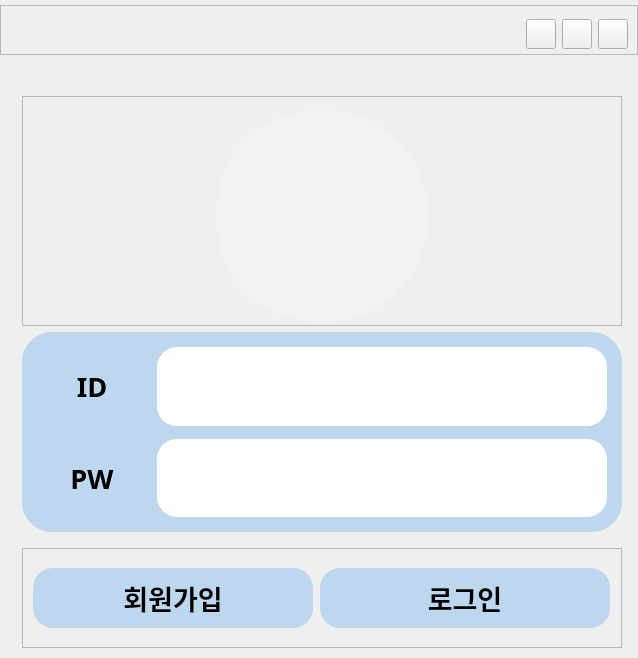
      <widget class="QWidget" name="first">
       <layout class="QGridLayout" name="gridLayout">
        <property name="leftMargin">
         <number>0</number>
        </property>
        <property name="topMargin">
         <number>0</number>
        </property>
        <property name="rightMargin">
         <number>0</number>
        </property>
        <property name="bottomMargin">
         <number>0</number>
        </property>
        <item row="8" column="2">
         <widget class="QFrame" name="button">
          <property name="sizePolicy">
           <sizepolicy hsizetype="Fixed" vsizetype="Fixed">
            <horstretch>0</horstretch>
            <verstretch>0</verstretch>
           </sizepolicy>
          </property>
          <property name="minimumSize">
           <size>
            <width>600</width>
            <height>100</height>
           </size>
          </property>
          <property name="frameShape">
           <enum>QFrame::StyledPanel</enum>
          </property>
          <property name="frameShadow">
           <enum>QFrame::Raised</enum>
          </property>
          <layout class="QHBoxLayout" name="horizontalLayout">
           <item>
            <widget class="QPushButton" name="join">
             <property name="sizePolicy">
              <sizepolicy hsizetype="Fixed" vsizetype="Fixed">
               <horstretch>0</horstretch>
               <verstretch>0</verstretch>
              </sizepolicy>
             </property>
             <property name="minimumSize">
              <size>
               <width>280</width>
               <height>60</height>
              </size>
             </property>
             <property name="maximumSize">
              <size>
               <width>230</width>
               <height>60</height>
              </size>
             </property>
             <property name="font">
              <font>
               <family>나눔고딕</family>
               <pointsize>20</pointsize>
               <weight>75</weight>
               <bold>true</bold>
              </font>
             </property>
             <property name="styleSheet">
              <string notr="true">QPushButton{
background-color: rgb(189, 215, 238);
border-radius: 20px;
}
QPushButton:hover{
background-color: rgb(0, 170, 255);
}
QPushButton:pressed{
background-color: rgb(168, 191, 211);
}</string>
             </property>
             <property name="text">
              <string>회원가입</string>
             </property>
            </widget>
           </item>
           <item>
            <widget class="QPushButton" name="signin">
             <property name="sizePolicy">
              <sizepolicy hsizetype="Fixed" vsizetype="Fixed">
               <horstretch>0</horstretch>
               <verstretch>0</verstretch>
              </sizepolicy>
             </property>
             <property name="minimumSize">
              <size>
               <width>290</width>
               <height>60</height>
              </size>
             </property>
             <property name="font">
              <font>
               <family>나눔고딕</family>
               <pointsize>20</pointsize>
               <weight>75</weight>
               <bold>true</bold>
              </font>
             </property>
             <property name="styleSheet">
              <string notr="true">QPushButton{
background-color: rgb(189, 215, 238);
border-radius: 20px;
}
QPushButton:hover{
background-color: rgb(0, 170, 255);
}
QPushButton:pressed{
background-color: rgb(168, 191, 211);
}</string>
             </property>
             <property name="text">
              <string>로그인</string>
             </property>
            </widget>
           </item>
          </layout>
         </widget>
        </item>
        <item row="2" column="2">
         <widget class="QFrame" name="profileFrame">
          <property name="sizePolicy">
           <sizepolicy hsizetype="Fixed" vsizetype="Fixed">
            <horstretch>0</horstretch>
            <verstretch>0</verstretch>
           </sizepolicy>
          </property>
          <property name="minimumSize">
           <size>
            <width>600</width>
            <height>200</height>
           </size>
          </property>
          <property name="frameShape">
           <enum>QFrame::StyledPanel</enum>
          </property>
          <property name="frameShadow">
           <enum>QFrame::Raised</enum>
          </property>
          <layout class="QHBoxLayout" name="horizontalLayout_2">
           <item>
            <widget class="QLabel" name="firstProfile">
             <property name="sizePolicy">
              <sizepolicy hsizetype="Fixed" vsizetype="Fixed">
               <horstretch>0</horstretch>
               <verstretch>0</verstretch>
              </sizepolicy>
             </property>
             <property name="minimumSize">
              <size>
               <width>210</width>
               <height>210</height>
              </size>
             </property>
             <property name="maximumSize">
              <size>
               <width>200</width>
               <height>200</height>
              </size>
             </property>
             <property name="styleSheet">
              <string notr="true">border-radius: 100px;
background-color: rgb(242, 242, 242);
</string>
             </property>
             <property name="text">
              <string/>
             </property>
            </widget>
           </item>
          </layout>
         </widget>
        </item>
        <item row="3" column="0">
         <spacer name="firstLeftSpacer">
          <property name="orientation">
           <enum>Qt::Horizontal</enum>
          </property>
          <property name="sizeType">
           <enum>QSizePolicy::Expanding</enum>
          </property>
          <property name="sizeHint" stdset="0">
           <size>
            <width>10</width>
            <height>20</height>
           </size>
          </property>
         </spacer>
        </item>
        <item row="1" column="2">
         <spacer name="firstUpSpacer">
          <property name="orientation">
           <enum>Qt::Vertical</enum>
          </property>
          <property name="sizeType">
           <enum>QSizePolicy::Expanding</enum>
          </property>
          <property name="sizeHint" stdset="0">
           <size>
            <width>20</width>
            <height>40</height>
           </size>
          </property>
         </spacer>
        </item>
        <item row="3" column="2">
         <widget class="QFrame" name="input">
          <property name="sizePolicy">
           <sizepolicy hsizetype="Fixed" vsizetype="Fixed">
            <horstretch>0</horstretch>
            <verstretch>0</verstretch>
           </sizepolicy>
          </property>
          <property name="minimumSize">
           <size>
            <width>600</width>
            <height>200</height>
           </size>
          </property>
          <property name="maximumSize">
           <size>
            <width>600</width>
            <height>200</height>
           </size>
          </property>
          <property name="styleSheet">
           <string notr="true">background-color: rgb(189, 215, 238);
border-radius:30px;</string>
          </property>
          <property name="frameShape">
           <enum>QFrame::StyledPanel</enum>
          </property>
          <property name="frameShadow">
           <enum>QFrame::Raised</enum>
          </property>
          <layout class="QGridLayout" name="gridLayout_2">
           <property name="leftMargin">
            <number>11</number>
           </property>
           <property name="topMargin">
            <number>15</number>
           </property>
           <property name="rightMargin">
            <number>15</number>
           </property>
           <property name="bottomMargin">
            <number>15</number>
           </property>
           <item row="2" column="1">
            <widget class="QLabel" name="id">
             <property name="sizePolicy">
              <sizepolicy hsizetype="Minimum" vsizetype="Preferred">
               <horstretch>0</horstretch>
               <verstretch>0</verstretch>
              </sizepolicy>
             </property>
             <property name="minimumSize">
              <size>
               <width>100</width>
               <height>0</height>
              </size>
             </property>
             <property name="font">
              <font>
               <family>나눔고딕</family>
               <pointsize>20</pointsize>
               <weight>75</weight>
               <bold>true</bold>
              </font>
             </property>
             <property name="toolTip">
              <string>&lt;html&gt;&lt;head/&gt;&lt;body&gt;&lt;p&gt;&lt;br/&gt;&lt;/p&gt;&lt;/body&gt;&lt;/html&gt;</string>
             </property>
             <property name="styleSheet">
              <string notr="true">background-color: rgb(189, 215, 238);</string>
             </property>
             <property name="text">
              <string>ID</string>
             </property>
             <property name="alignment">
              <set>Qt::AlignCenter</set>
             </property>
            </widget>
           </item>
           <item row="4" column="2">
            <widget class="QLineEdit" name="inputpw">
             <property name="sizePolicy">
              <sizepolicy hsizetype="Minimum" vsizetype="Minimum">
               <horstretch>0</horstretch>
               <verstretch>0</verstretch>
              </sizepolicy>
             </property>
             <property name="minimumSize">
              <size>
               <width>50</width>
               <height>35</height>
              </size>
             </property>
             <property name="styleSheet">
              <string notr="true">background-color: rgb(255, 255, 255);
border-radius: 20px;</string>
             </property>
             <property name="text">
              <string/>
             </property>
            </widget>
           </item>
           <item row="3" column="2">
            <spacer name="inputSpacer">
             <property name="orientation">
              <enum>Qt::Vertical</enum>
             </property>
             <property name="sizeType">
              <enum>QSizePolicy::Fixed</enum>
             </property>
             <property name="sizeHint" stdset="0">
              <size>
               <width>20</width>
               <height>7</height>
              </size>
             </property>
            </spacer>
           </item>
           <item row="4" column="1">
            <widget class="QLabel" name="pw">
             <property name="sizePolicy">
              <sizepolicy hsizetype="Minimum" vsizetype="Preferred">
               <horstretch>0</horstretch>
               <verstretch>0</verstretch>
              </sizepolicy>
             </property>
             <property name="minimumSize">
              <size>
               <width>100</width>
               <height>0</height>
              </size>
             </property>
             <property name="font">
              <font>
               <family>나눔고딕</family>
               <pointsize>20</pointsize>
               <weight>75</weight>
               <bold>true</bold>
              </font>
             </property>
             <property name="toolTip">
              <string>&lt;html&gt;&lt;head/&gt;&lt;body&gt;&lt;p&gt;&lt;br/&gt;&lt;/p&gt;&lt;/body&gt;&lt;/html&gt;</string>
             </property>
             <property name="styleSheet">
              <string notr="true">background-color: rgb(189, 215, 238);
border-radius: 10px;</string>
             </property>
             <property name="text">
              <string>PW</string>
             </property>
             <property name="alignment">
              <set>Qt::AlignCenter</set>
             </property>
            </widget>
           </item>
           <item row="2" column="2">
            <widget class="QLineEdit" name="inputid">
             <property name="sizePolicy">
              <sizepolicy hsizetype="Minimum" vsizetype="Minimum">
               <horstretch>0</horstretch>
               <verstretch>0</verstretch>
              </sizepolicy>
             </property>
             <property name="minimumSize">
              <size>
               <width>450</width>
               <height>35</height>
              </size>
             </property>
             <property name="styleSheet">
              <string notr="true">background-color: rgb(255, 255, 255);
border-radius: 20px;
</string>
             </property>
             <property name="text">
              <string/>
             </property>
            </widget>
           </item>
          </layout>
         </widget>
        </item>
        <item row="4" column="2">
         <spacer name="midSpacer">
          <property name="orientation">
           <enum>Qt::Vertical</enum>
          </property>
          <property name="sizeType">
           <enum>QSizePolicy::Fixed</enum>
          </property>
          <property name="sizeHint" stdset="0">
           <size>
            <width>10</width>
            <height>10</height>
           </size>
          </property>
         </spacer>
        </item>
        <item row="3" column="3">
         <spacer name="firstRightSpacer">
          <property name="orientation">
           <enum>Qt::Horizontal</enum>
          </property>
          <property name="sizeType">
           <enum>QSizePolicy::Expanding</enum>
          </property>
          <property name="sizeHint" stdset="0">
           <size>
            <width>10</width>
            <height>50</height>
           </size>
          </property>
         </spacer>
        </item>
        <item row="9" column="2">
         <spacer name="firstDownSpacer">
          <property name="orientation">
           <enum>Qt::Vertical</enum>
          </property>
          <property name="sizeType">
           <enum>QSizePolicy::Expanding</enum>
          </property>
          <property name="sizeHint" stdset="0">
           <size>
            <width>20</width>
            <height>10</height>
           </size>
          </property>
         </spacer>
        </item>
        <item row="0" column="0" colspan="4">
         <widget class="QFrame" name="firstbar">
          <property name="sizePolicy">
           <sizepolicy hsizetype="Expanding" vsizetype="Expanding">
            <horstretch>0</horstretch>
            <verstretch>0</verstretch>
           </sizepolicy>
          </property>
          <property name="minimumSize">
           <size>
            <width>0</width>
            <height>50</height>
           </size>
          </property>
          <property name="maximumSize">
           <size>
            <width>16777215</width>
            <height>40</height>
           </size>
          </property>
          <property name="frameShape">
           <enum>QFrame::StyledPanel</enum>
          </property>
          <property name="frameShadow">
           <enum>QFrame::Raised</enum>
          </property>
          <layout class="QHBoxLayout" name="horizontalLayout_3">
           <property name="topMargin">
            <number>13</number>
           </property>
           <item>
            <spacer name="firstbarSpacer">
             <property name="orientation">
              <enum>Qt::Horizontal</enum>
             </property>
             <property name="sizeHint" stdset="0">
              <size>
               <width>40</width>
               <height>20</height>
              </size>
             </property>
            </spacer>
           </item>
           <item>
            <widget class="QPushButton" name="firstMinimize">
             <property name="sizePolicy">
              <sizepolicy hsizetype="Fixed" vsizetype="Fixed">
               <horstretch>0</horstretch>
               <verstretch>0</verstretch>
              </sizepolicy>
             </property>
             <property name="minimumSize">
              <size>
               <width>30</width>
               <height>30</height>
              </size>
             </property>
             <property name="maximumSize">
              <size>
               <width>30</width>
               <height>30</height>
              </size>
             </property>
             <property name="styleSheet">
              <string notr="true">QPushButton{
border-image: url(:/windowButton/minimizeDefault.PNG);
}
QPushButton:hover{
border-image: url(:/windowButton/minimizeHover.png);
}
QPushButton:pressed{
border-image: url(:/windowButton/minimizePressed.png);
}
</string>
             </property>
             <property name="text">
              <string/>
             </property>
            </widget>
           </item>
           <item>
            <widget class="QPushButton" name="firstMaximize">
             <property name="sizePolicy">
              <sizepolicy hsizetype="Fixed" vsizetype="Fixed">
               <horstretch>0</horstretch>
               <verstretch>0</verstretch>
              </sizepolicy>
             </property>
             <property name="minimumSize">
              <size>
               <width>30</width>
               <height>30</height>
              </size>
             </property>
             <property name="maximumSize">
              <size>
               <width>30</width>
               <height>30</height>
              </size>
             </property>
             <property name="styleSheet">
              <string notr="true">QPushButton{
border-image: url(:/windowButton/maximizeDefault.PNG);
}
QPushButton:hover{
border-image: url(:/windowButton/maximizeHover.png);
}
QPushButton:pressed{
border-image: url(:/windowButton/maximizePressed.png);
}
</string>
             </property>
             <property name="text">
              <string/>
             </property>
            </widget>
           </item>
           <item>
            <widget class="QPushButton" name="firstClose">
             <property name="sizePolicy">
              <sizepolicy hsizetype="Fixed" vsizetype="Fixed">
               <horstretch>0</horstretch>
               <verstretch>0</verstretch>
              </sizepolicy>
             </property>
             <property name="minimumSize">
              <size>
               <width>30</width>
               <height>30</height>
              </size>
             </property>
             <property name="maximumSize">
              <size>
               <width>30</width>
               <height>30</height>
              </size>
             </property>
             <property name="styleSheet">
              <string notr="true">QPushButton{
border-image: url(:/windowButton/closeDefault.PNG);
}
QPushButton:hover{
border-image: url(:/windowButton/closeHover.png);
}
QPushButton:pressed{
border-image: url(:/windowButton/closePressed.png);
}
</string>
             </property>
             <property name="text">
              <string/>
             </property>
            </widget>
           </item>
          </layout>
         </widget>
        </item>
       </layout>
      </widget>
